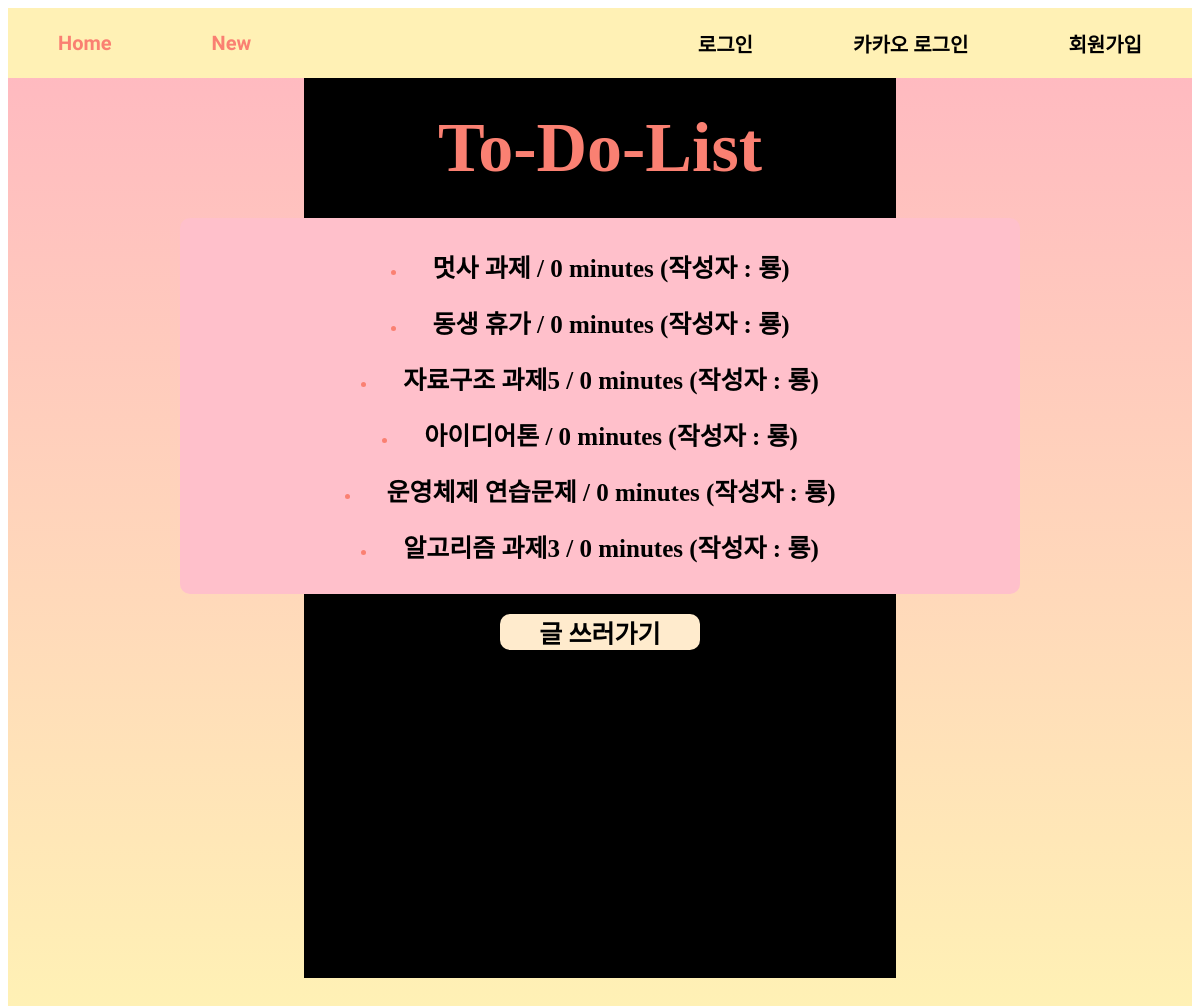
Before: / with the older database file.
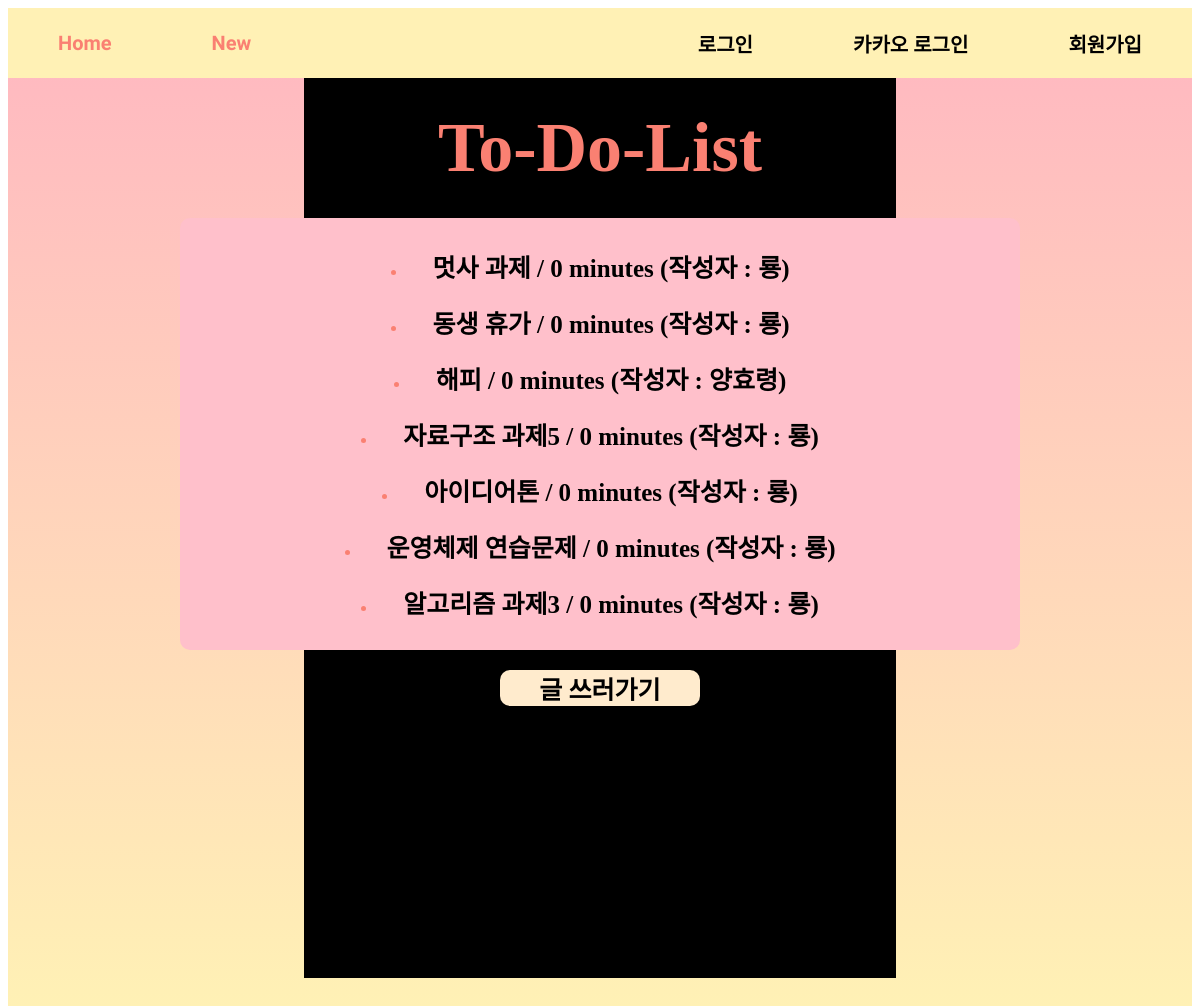
After: the same page with the newer database file.
### todoapp/models.py (models this page shows, shortened)
class List(models.Model):
    title = models.CharField(max_length=200, default='')
    content = models.TextField(default='')
    date = models.DateTimeField(default='')
    author = models.ForeignKey(User, on_delete=models.CASCADE, related_name='lists', null=True, default=None)

### todoapp/views.py (the view)
# urls.py: 2. Add a URL to urlpatterns:  path('', views.home, name='home')
def home(request):
    lists = List.objects.all().order_by('date')
    return render(request, 'home.html', {'lists': lists})

### todoapp/templates/home.html (shortened to what this page needs)
{% extends 'base.html' %}
{% block css %} {% load static %}
    <link rel="stylesheet" type ="text/css" href ="{% static 'home.css'%}"/>
{% endblock %}
{% block entire %}
        <h1>To-Do-List</h1>
        <div class="list">
            {% for list in lists %}
            <li>
                <a href="{% url 'detail' list.pk %}">{{ list.title }} / {{ list.date|timeuntil }} (작성자 : {{ list.author }})</a>
            </li>
            {% endfor %}
        </div>
        <div class="new">
            <a href="{% url 'new' %}">글 쓰러가기</a>
        </div>
{% endblock %}

Changed rows visible on the page:
added List: title "해피", date "0 minutes", author "양효령"
